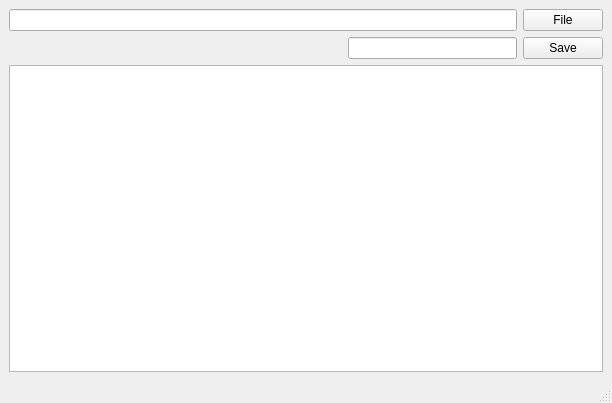
<?xml version="1.0" encoding="UTF-8"?>
<ui version="4.0">
 <class>MainWindow</class>
 <widget class="QMainWindow" name="MainWindow">
  <property name="geometry">
   <rect>
    <x>0</x>
    <y>0</y>
    <width>612</width>
    <height>403</height>
   </rect>
  </property>
  <property name="windowTitle">
   <string>MainWindow</string>
  </property>
  <widget class="QWidget" name="centralwidget">
   <layout class="QGridLayout" name="gridLayout">
    <item row="0" column="0">
     <layout class="QHBoxLayout" name="horizontalLayout">
      <item>
       <widget class="QLineEdit" name="txtFilePath"/>
      </item>
      <item>
       <widget class="QPushButton" name="btnFile">
        <property name="text">
         <string>File</string>
        </property>
       </widget>
      </item>
     </layout>
    </item>
    <item row="1" column="0">
     <layout class="QHBoxLayout" name="horizontalLayout_2">
      <item>
       <spacer name="horizontalSpacer">
        <property name="orientation">
         <enum>Qt::Horizontal</enum>
        </property>
        <property name="sizeHint" stdset="0">
         <size>
          <width>40</width>
          <height>20</height>
         </size>
        </property>
       </spacer>
      </item>
      <item>
       <spacer name="horizontalSpacer_2">
        <property name="orientation">
         <enum>Qt::Horizontal</enum>
        </property>
        <property name="sizeHint" stdset="0">
         <size>
          <width>40</width>
          <height>20</height>
         </size>
        </property>
       </spacer>
      </item>
      <item>
       <widget class="QLineEdit" name="txtName"/>
      </item>
      <item>
       <widget class="QPushButton" name="btnSave">
        <property name="text">
         <string>Save</string>
        </property>
       </widget>
      </item>
     </layout>
    </item>
    <item row="2" column="0">
     <widget class="QTextBrowser" name="txtPreview"/>
    </item>
   </layout>
  </widget>
  <widget class="QMenuBar" name="menubar">
   <property name="geometry">
    <rect>
     <x>0</x>
     <y>0</y>
     <width>612</width>
     <height>22</height>
    </rect>
   </property>
  </widget>
  <widget class="QStatusBar" name="statusbar"/>
 </widget>
 <resources/>
 <connections/>
</ui>
